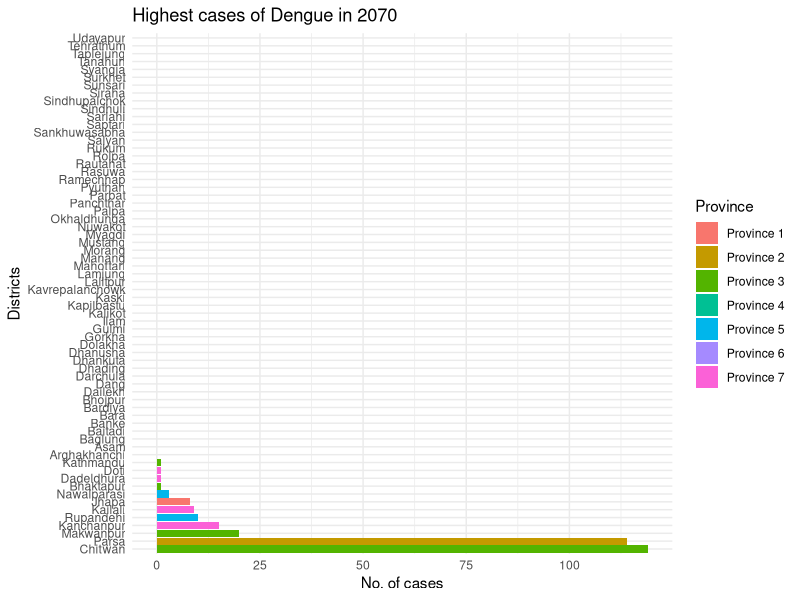
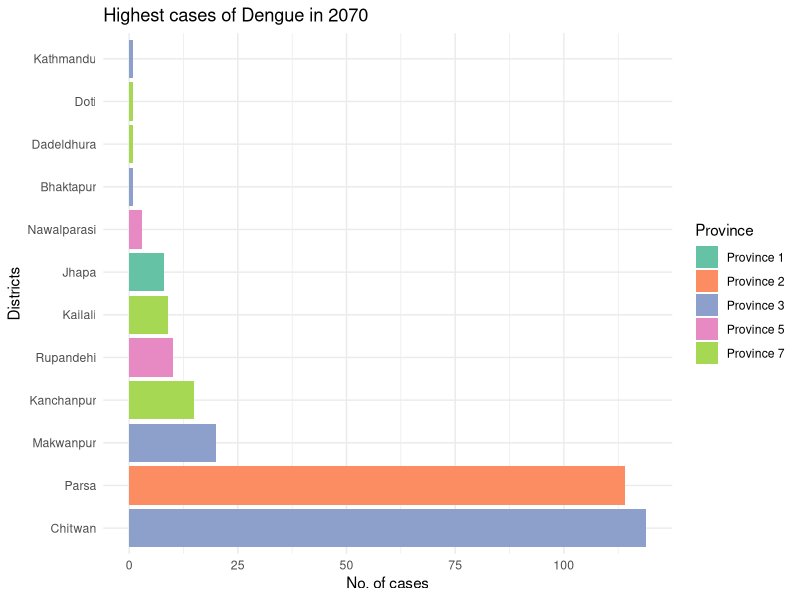
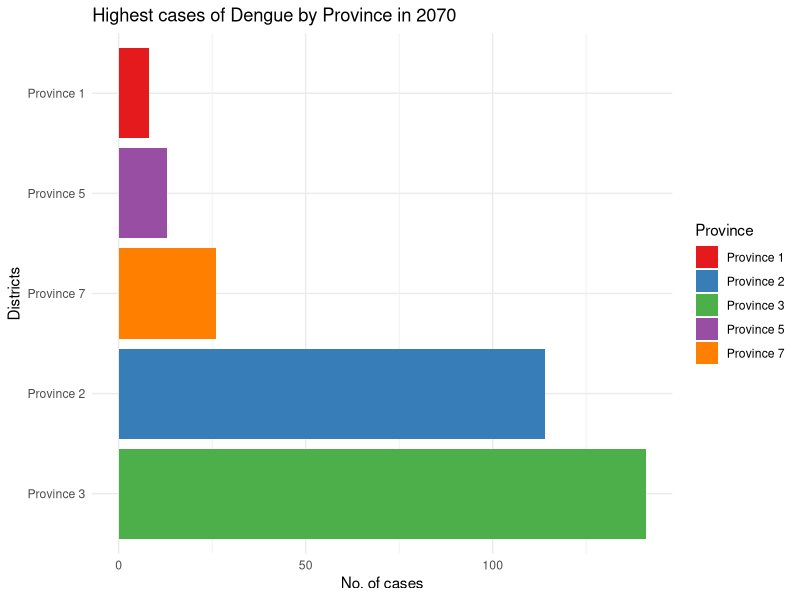
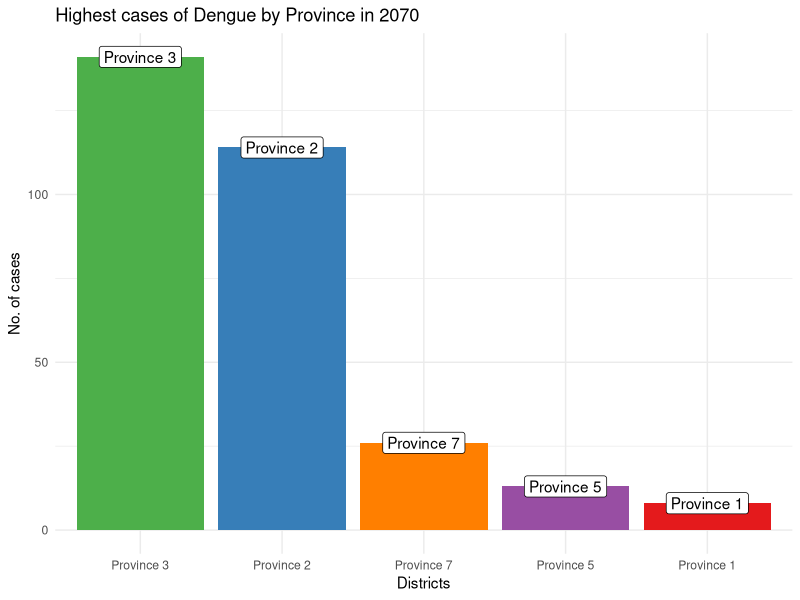

Recreate these plots in R, in order.
## ---- chunk 1
knitr::opts_chunk$set(echo = TRUE)
## ---- chunk 2
knitr::opts_chunk$set(
	echo = TRUE,
	message = FALSE,
	warning = FALSE
)
## ---- chunk 3
library(readxl)
library(dplyr)


province_1 <- read_excel("./data/dengue_np.xlsx", 
                      sheet = "Province 1" )


## ---- chunk 4
province_1
## ---- chunk 5

province_2 <- read_excel("./data/dengue_np.xlsx", 
                      sheet = "Province 2" )
province_3 <- read_excel("./data/dengue_np.xlsx", 
                      sheet = "Province 3" )
province_4 <- read_excel("./data/dengue_np.xlsx", 
                      sheet = "Province 4" )
province_5 <- read_excel("./data/dengue_np.xlsx", 
                      sheet = "Province 5" )
province_6 <- read_excel("./data/dengue_np.xlsx", 
                      sheet = "Province 6" )
province_7 <- read_excel("./data/dengue_np.xlsx", 
                      sheet = "Province 7" )


## ---- chunk 6

nepal_province <- bind_rows(province_1, province_2, province_3, province_4, province_5, province_6, province_7)
nepal_province


## ---- chunk 7
library(tidyverse)

np_province <- nepal_province %>% 
  pivot_longer(cols = 2:8, 
               names_to = "year", 
               values_to = "cases")
np_province

## ---- chunk 8
path="./data/dengue_np.xlsx"

province_df <- path %>% excel_sheets() %>% set_names() %>% map_df(read_excel,path=path,.id="Province")

## ---- chunk 9
province_df
## ---- chunk 10
mapdf_purrr <- province_df %>% 
  pivot_longer(cols = 3:9, 
               names_to = "year", 
               values_to = "cases")
mapdf_purrr
## ---- chunk 11

highest_cases_2070 <- mapdf_purrr %>% filter(year==2070) %>% arrange(desc(cases))

head(highest_cases_2070)

## ---- chunk 12

highest_cases_2070 %>% 
  ggplot(aes(x=reorder(District,-cases), y=cases,fill=Province))+
  geom_bar(stat="identity")+
  labs(title = "Highest cases of Dengue in 2070",
       x= "Districts",
       y="No. of cases")+theme_minimal()+coord_flip()

## ---- chunk 13

highest_cases_2070 %>% filter(cases!=0) %>% 
  ggplot(aes(x=reorder(District,-cases), y=cases,fill=Province))+
  geom_bar(stat="identity")+
  scale_fill_brewer(palette = "Set2")+
  labs(title = "Highest cases of Dengue in 2070",
       x= "Districts",
       y="No. of cases")+theme_minimal()+coord_flip()
## ---- chunk 14
mapdf_purrr %>% filter(year==2070 & cases!=0) %>% group_by(Province) %>% summarise(cases_p=sum(cases)) %>% 
  ggplot(aes(x=reorder(Province,-cases_p), y=cases_p,fill=Province))+
  geom_bar(stat="identity")+
  scale_fill_brewer(palette = "Set1")+
  labs(title = "Highest cases of Dengue by Province in 2070",
       x= "Districts",
       y="No. of cases")+theme_minimal()+coord_flip()
## ---- chunk 15
mapdf_purrr %>% filter(year==2070 & cases!=0) %>% group_by(Province) %>% summarise(cases_p=sum(cases)) %>% 
  ggplot()+ geom_col(aes(x=reorder(Province,-cases_p), y=cases_p,fill=Province))+
  scale_fill_brewer(palette = "Set1")+
  geom_label(aes(x=Province, y=cases_p, label=Province))+
  labs(title = "Highest cases of Dengue by Province in 2070",
       x= "Districts",
       y="No. of cases")+theme_minimal()+theme(legend.position = "none")
## ---- chunk 16
mapdf_purrr %>% pivot_wider(names_from = "year", values_from = "cases") %>% unnest()

## ---- chunk 17
mapdf_purrr
## ---- chunk 18
num_na <- function(x){
  sum(is.na(x))
}
## ---- chunk 19
cases_p <- names(province_df)[3:9]
province_df %>% group_by(Province) %>% summarise_at(cases_p, num_na)
